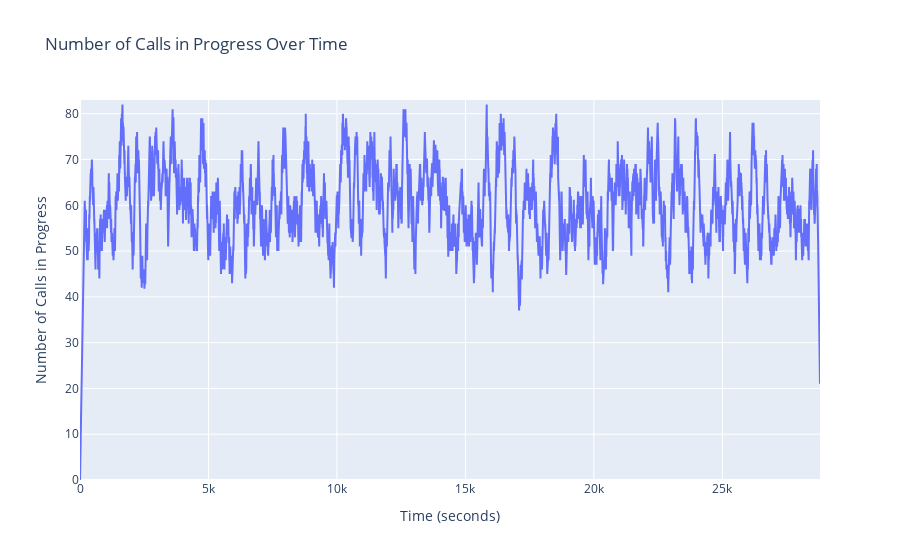

This figure's notebook cell:
### Code cell
# Plotting
fig = go.Figure(data=[
    go.Scatter(x=call_data['Time (seconds)'], y=call_data['Number of Calls in Progress'], mode='lines', name='Calls in Progress')
])

# Update the layout
fig.update_layout(
    title="Number of Calls in Progress Over Time",
    xaxis_title="Time (seconds)",
    yaxis_title="Number of Calls in Progress",
    xaxis=dict(range=[0, SECONDS_OPEN]),
    yaxis=dict(range=[0, num_calls_in_progress_a.max() + 1])
)

# Show the figure
fig.show()

### Figure 1 — Plotly figure (JSON) as saved in the notebook; plotly's stock layout.template omitted (floating-point values rounded to 4 significant figures; data arrays with more than 128 entries replaced by an {"elided": "..."} marker saying what was removed)
{"data": [{"mode": "lines", "name": "Calls in Progress", "type": "scatter", "x": {"elided": "28801 int values"}, "y": {"elided": "28801 int values"}}], "layout": {"title": {"text": "Number of Calls in Progress Over Time"}, "xaxis": {"range": [0, 28800], "title": {"text": "Time (seconds)"}}, "yaxis": {"range": [0, 83], "title": {"text": "Number of Calls in Progress"}}}}
